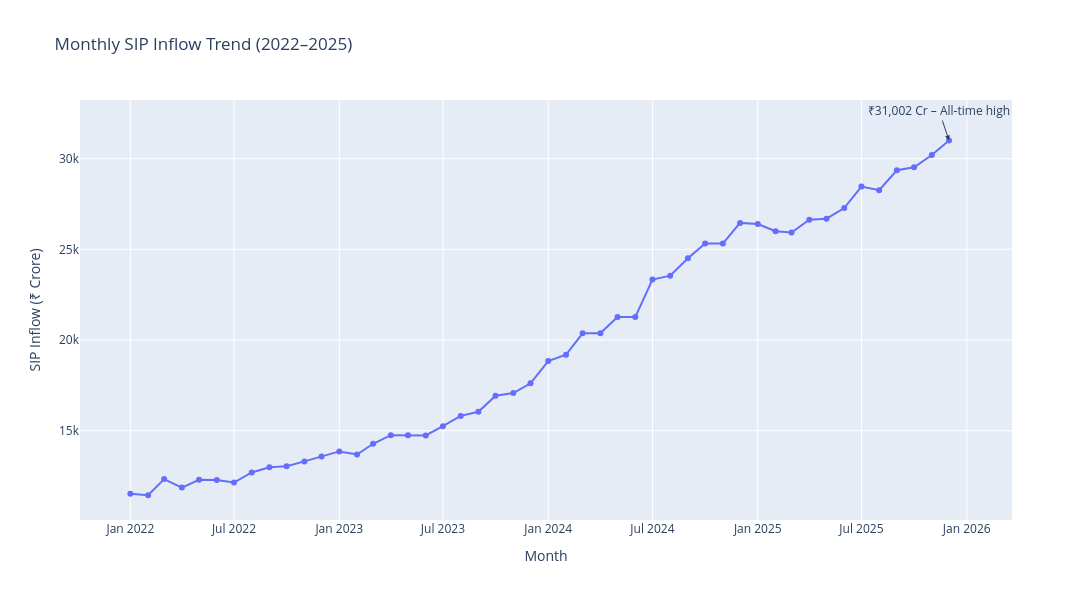

Source (notebook cell):
### Code cell
import pandas as pd
import plotly.express as px

# Load SIP data
sip_df = pd.read_csv("../Data/Raw/04_monthly_sip_inflows.csv")

# Convert month column
sip_df["month"] = pd.to_datetime(sip_df["month"])

# Sort by month
sip_df = sip_df.sort_values("month")

# Create chart
fig = px.line(
    sip_df,
    x="month",
    y="sip_inflow_crore",
    title="Monthly SIP Inflow Trend (2022–2025)",
    labels={
        "month": "Month",
        "sip_inflow_crore": "SIP Inflow (₹ Crore)"
    },
    markers=True
)

# Highlight December 2025
fig.add_annotation(
    x="2025-12-01",
    y=31002,
    text="₹31,002 Cr – All-time high",
    showarrow=True,
    arrowhead=2
)

fig.update_layout(
    width=1200,
    height=600
)

fig.show()

### Figure 1 — Plotly figure (JSON) as saved in the notebook; plotly's stock layout.template omitted (floating-point values rounded to 4 significant figures)
{"data": [{"hovertemplate": "Month=%{x}<br>SIP Inflow (₹ Crore)=%{y}<extra></extra>", "legendgroup": "", "line": {"color": "#636efa", "dash": "solid"}, "marker": {"symbol": "circle"}, "mode": "lines+markers", "name": "", "orientation": "v", "showlegend": false, "type": "scatter", "x": ["2022-01-01T00:00:00", "2022-02-01T00:00:00", "2022-03-01T00:00:00", "2022-04-01T00:00:00", "2022-05-01T00:00:00", "2022-06-01T00:00:00", "2022-07-01T00:00:00", "2022-08-01T00:00:00", "2022-09-01T00:00:00", "2022-10-01T00:00:00", "2022-11-01T00:00:00", "2022-12-01T00:00:00", "2023-01-01T00:00:00", "2023-02-01T00:00:00", "2023-03-01T00:00:00", "2023-04-01T00:00:00", "2023-05-01T00:00:00", "2023-06-01T00:00:00", "2023-07-01T00:00:00", "2023-08-01T00:00:00", "2023-09-01T00:00:00", "2023-10-01T00:00:00", "2023-11-01T00:00:00", "2023-12-01T00:00:00", "2024-01-01T00:00:00", "2024-02-01T00:00:00", "2024-03-01T00:00:00", "2024-04-01T00:00:00", "2024-05-01T00:00:00", "2024-06-01T00:00:00", "2024-07-01T00:00:00", "2024-08-01T00:00:00", "2024-09-01T00:00:00", "2024-10-01T00:00:00", "2024-11-01T00:00:00", "2024-12-01T00:00:00", "2025-01-01T00:00:00", "2025-02-01T00:00:00", "2025-03-01T00:00:00", "2025-04-01T00:00:00", "2025-05-01T00:00:00", "2025-06-01T00:00:00", "2025-07-01T00:00:00", "2025-08-01T00:00:00", "2025-09-01T00:00:00", "2025-10-01T00:00:00", "2025-11-01T00:00:00", "2025-12-01T00:00:00"], "xaxis": "x", "y": [11517, 11438, 12328, 11863, 12286, 12276, 12140, 12694, 12976, 13040, 13306, 13573, 13856, 13687, 14276, 14749, 14749, 14734, 15245, 15814, 16042, 16928, 17073, 17610, 18838, 19187, 20371, 20371, 21262, 21262, 23332, 23547, 24509, 25323, 25320, 26459, 26400, 25999, 25926, 26632, 26688, 27274, 28464, 28265, 29361, 29529, 30200, 31002], "yaxis": "y"}], "layout": {"annotations": [{"arrowhead": 2, "showarrow": true, "text": "₹31,002 Cr – All-time high", "x": "2025-12-01", "y": 31002}], "height": 600, "legend": {"tracegroupgap": 0}, "title": {"text": "Monthly SIP Inflow Trend (2022–2025)"}, "width": 1200, "xaxis": {"anchor": "y", "domain": [0, 1], "title": {"text": "Month"}}, "yaxis": {"anchor": "x", "domain": [0, 1], "title": {"text": "SIP Inflow (₹ Crore)"}}}}
